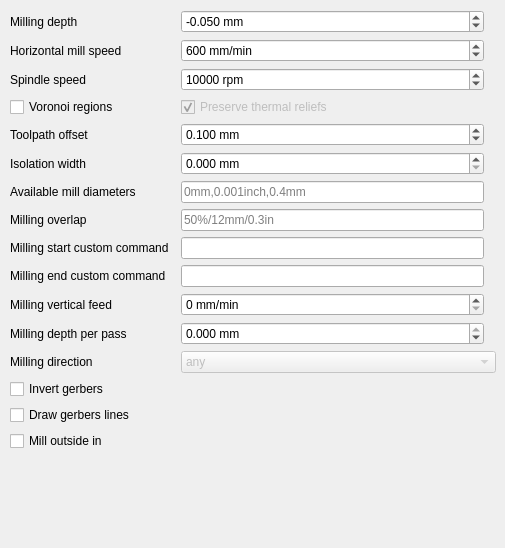
        <widget class="QWidget" name="millTab">
         <attribute name="title">
          <string>Mill</string>
         </attribute>
         <widget class="QWidget" name="formLayoutWidget_3">
          <property name="geometry">
           <rect>
            <x>10</x>
            <y>10</y>
            <width>486</width>
            <height>529</height>
           </rect>
          </property>
          <layout class="QGridLayout" name="millGridLayout">
           <property name="horizontalSpacing">
            <number>12</number>
           </property>
           <property name="verticalSpacing">
            <number>6</number>
           </property>
           <item row="2" column="0">
            <widget class="QLabel" name="millspeedLabel">
             <property name="toolTip">
              <string>&lt;html&gt;&lt;head/&gt;&lt;body&gt;&lt;p&gt;&lt;span style=&quot; font-style:italic;&quot;&gt;--mill-speed&lt;/span&gt;&lt;/p&gt;&lt;p&gt;Spindle speed during engraving&lt;/p&gt;&lt;/body&gt;&lt;/html&gt;</string>
             </property>
             <property name="text">
              <string>Spindle speed</string>
             </property>
             <property name="buddy">
              <cstring>millspeedSpinBox</cstring>
             </property>
            </widget>
           </item>
           <item row="5" column="0">
            <widget class="QLabel" name="isolationwidthLabel">
             <property name="toolTip">
              <string>&lt;html&gt;&lt;head/&gt;&lt;body&gt;&lt;p&gt;&lt;span style=&quot; font-style:italic;&quot;&gt;--isolation-width&lt;/span&gt;&lt;/p&gt;&lt;p&gt;Minimum isolating separation between copper surfaces. This option is ignored when &lt;span style=&quot; font-style:italic;&quot;&gt;voronoi&lt;/span&gt; is in use.&lt;/p&gt;&lt;p&gt;Attention: values above 0.250 May take a &lt;span style=&quot; font-style:italic;&quot;&gt;Very Long Time!&lt;/span&gt;&lt;/p&gt;&lt;/body&gt;&lt;/html&gt;</string>
             </property>
             <property name="text">
              <string>Isolation width</string>
             </property>
             <property name="buddy">
              <cstring>isolationwidthDoubleSpinBox</cstring>
             </property>
            </widget>
           </item>
           <item row="6" column="0">
            <widget class="QLabel" name="milldiametersLabel">
             <property name="toolTip">
              <string>&lt;html&gt;&lt;head/&gt;&lt;body&gt;&lt;p&gt;&lt;span style=&quot; font-style:italic;&quot;&gt;--mill-diameters&lt;/span&gt;&lt;/p&gt;&lt;p&gt;Comma-separated list of available mill bits. Each entry must consist of a numeric value followed by a unit(inch,mm,m). Used in the order that they are provided&lt;/p&gt;&lt;/body&gt;&lt;/html&gt;</string>
             </property>
             <property name="text">
              <string>Available mill diameters</string>
             </property>
             <property name="buddy">
              <cstring>milldiametersLineEdit</cstring>
             </property>
            </widget>
           </item>
           <item row="3" column="1">
            <widget class="QCheckBox" name="preserveThermalRelievesCheckBox">
             <property name="enabled">
              <bool>false</bool>
             </property>
             <property name="toolTip">
              <string>&lt;html&gt;&lt;head/&gt;&lt;body&gt;&lt;p&gt;&lt;span style=&quot; font-style:italic;&quot;&gt;--preserve-thermal-reliefs&lt;/span&gt;&lt;/p&gt;&lt;p&gt;Generate mill paths for thermal reliefs in voronoi mode.&lt;/p&gt;&lt;/body&gt;&lt;/html&gt;</string>
             </property>
             <property name="text">
              <string>Preserve thermal reliefs</string>
             </property>
             <property name="checked">
              <bool>true</bool>
             </property>
            </widget>
           </item>
           <item row="14" column="0">
            <widget class="QCheckBox" name="drawgerberlinesCheckBox">
             <property name="toolTip">
              <string>&lt;html&gt;&lt;head/&gt;&lt;body&gt;&lt;p&gt;--draw-gerber-lines&lt;/p&gt;&lt;p&gt;Draw lines in the gerber file as just lines and not as filled in shapes&lt;/p&gt;&lt;/body&gt;&lt;/html&gt;</string>
             </property>
             <property name="text">
              <string>Draw gerbers lines</string>
             </property>
             <property name="checked">
              <bool>false</bool>
             </property>
            </widget>
           </item>
           <item row="0" column="0">
            <widget class="QLabel" name="zworkLabel">
             <property name="toolTip">
              <string>&lt;html&gt;&lt;head/&gt;&lt;body&gt;&lt;p&gt;&lt;span style=&quot; font-style:italic;&quot;&gt;--zwork&lt;/span&gt;&lt;/p&gt;&lt;p&gt;Z-coordinate at which engraving happens&lt;/p&gt;&lt;/body&gt;&lt;/html&gt;</string>
             </property>
             <property name="text">
              <string>Milling depth</string>
             </property>
             <property name="buddy">
              <cstring>zworkDoubleSpinBox</cstring>
             </property>
            </widget>
           </item>
           <item row="10" column="1">
            <widget class="QSpinBox" name="millvertfeedSpinBox">
             <property name="toolTip">
              <string>&lt;html&gt;&lt;head/&gt;&lt;body&gt;&lt;p&gt;&lt;span style=&quot; font-style:italic;&quot;&gt;--mill-vertfeed&lt;/span&gt;&lt;/p&gt;&lt;p&gt;vertical feed while isolating in [in/min] or [mm/min].&lt;/p&gt;&lt;/body&gt;&lt;/html&gt;</string>
             </property>
             <property name="suffix">
              <string> mm/min</string>
             </property>
             <property name="maximum">
              <number>10000</number>
             </property>
             <property name="singleStep">
              <number>10</number>
             </property>
             <property name="value">
              <number>0</number>
             </property>
            </widget>
           </item>
           <item row="8" column="0">
            <widget class="QLabel" name="premillingcodeLabel">
             <property name="toolTip">
              <string>&lt;html&gt;&lt;head/&gt;&lt;body&gt;&lt;p&gt;&lt;span style=&quot; font-style:italic;&quot;&gt;--pre-milling-gcode&lt;/span&gt;&lt;/p&gt;&lt;p&gt;custom gcode inserted before the start of milling each trace (used to activate pump or fan or laser connected to fan).&lt;/p&gt;&lt;/body&gt;&lt;/html&gt;</string>
             </property>
             <property name="text">
              <string>Milling start custom command</string>
             </property>
             <property name="buddy">
              <cstring>premillingcodeLineEdit</cstring>
             </property>
            </widget>
           </item>
           <item row="16" column="0" colspan="2">
            <spacer name="verticalSpacer_3">
             <property name="orientation">
              <enum>Qt::Vertical</enum>
             </property>
             <property name="sizeHint" stdset="0">
              <size>
               <width>20</width>
               <height>40</height>
              </size>
             </property>
            </spacer>
           </item>
           <item row="8" column="1">
            <widget class="QLineEdit" name="premillingcodeLineEdit">
             <property name="toolTip">
              <string>&lt;html&gt;&lt;head/&gt;&lt;body&gt;&lt;p&gt;&lt;span style=&quot; font-style:italic;&quot;&gt;--pre-milling-gcode&lt;/span&gt;&lt;/p&gt;&lt;p&gt;custom gcode inserted before the start of milling each trace (used to activate pump or fan or laser connected to fan).&lt;/p&gt;&lt;/body&gt;&lt;/html&gt;</string>
             </property>
             <property name="placeholderText">
              <string/>
             </property>
            </widget>
           </item>
           <item row="10" column="0">
            <widget class="QLabel" name="millvertfeedLabel">
             <property name="toolTip">
              <string>&lt;html&gt;&lt;head/&gt;&lt;body&gt;&lt;p&gt;&lt;span style=&quot; font-style:italic;&quot;&gt;--mill-vertfeed&lt;/span&gt;&lt;/p&gt;&lt;p&gt;vertical feed while isolating in [in/min] or [mm/min].&lt;/p&gt;&lt;/body&gt;&lt;/html&gt;</string>
             </property>
             <property name="text">
              <string>Milling vertical feed</string>
             </property>
             <property name="buddy">
              <cstring>millvertfeedSpinBox</cstring>
             </property>
            </widget>
           </item>
           <item row="5" column="1">
            <widget class="QDoubleSpinBox" name="isolationwidthDoubleSpinBox">
             <property name="toolTip">
              <string>&lt;html&gt;&lt;head/&gt;&lt;body&gt;&lt;p&gt;&lt;span style=&quot; font-style:italic;&quot;&gt;--isolation-width&lt;/span&gt;&lt;/p&gt;&lt;p&gt;Minimum isolating separation between copper surfaces. This option is ignored when &lt;span style=&quot; font-style:italic;&quot;&gt;voronoi&lt;/span&gt; is in use.&lt;/p&gt;&lt;p&gt;Attention: values above 0.250 May take a &lt;span style=&quot; font-style:italic;&quot;&gt;Very Long Time!&lt;/span&gt;&lt;/p&gt;&lt;/body&gt;&lt;/html&gt;</string>
             </property>
             <property name="suffix">
              <string> mm</string>
             </property>
             <property name="decimals">
              <number>3</number>
             </property>
             <property name="minimum">
              <double>0.000000000000000</double>
             </property>
             <property name="maximum">
              <double>100.000000000000000</double>
             </property>
             <property name="singleStep">
              <double>0.050000000000000</double>
             </property>
             <property name="value">
              <double>0.000000000000000</double>
             </property>
            </widget>
           </item>
           <item row="2" column="1">
            <widget class="QSpinBox" name="millspeedSpinBox">
             <property name="toolTip">
              <string>&lt;html&gt;&lt;head/&gt;&lt;body&gt;&lt;p&gt;&lt;span style=&quot; font-style:italic;&quot;&gt;--mill-speed&lt;/span&gt;&lt;/p&gt;&lt;p&gt;Spindle speed during engraving&lt;/p&gt;&lt;/body&gt;&lt;/html&gt;</string>
             </property>
             <property name="suffix">
              <string> rpm</string>
             </property>
             <property name="maximum">
              <number>100000</number>
             </property>
             <property name="singleStep">
              <number>500</number>
             </property>
             <property name="value">
              <number>10000</number>
             </property>
            </widget>
           </item>
           <item row="1" column="0">
            <widget class="QLabel" name="millfeedLabel">
             <property name="toolTip">
              <string>&lt;html&gt;&lt;head/&gt;&lt;body&gt;&lt;p&gt;&lt;span style=&quot; font-style:italic;&quot;&gt;--mill-feed&lt;/span&gt;&lt;/p&gt;&lt;p&gt;Feed rate at which engraving takes place (horizontal speed)&lt;/p&gt;&lt;/body&gt;&lt;/html&gt;</string>
             </property>
             <property name="text">
              <string>Horizontal mill speed</string>
             </property>
             <property name="buddy">
              <cstring>millfeedSpinBox</cstring>
             </property>
            </widget>
           </item>
           <item row="0" column="1">
            <widget class="QDoubleSpinBox" name="zworkDoubleSpinBox">
             <property name="toolTip">
              <string>&lt;html&gt;&lt;head/&gt;&lt;body&gt;&lt;p&gt;&lt;span style=&quot; font-style:italic;&quot;&gt;--zwork&lt;/span&gt;&lt;/p&gt;&lt;p&gt;Z-coordinate at which engraving happens&lt;/p&gt;&lt;/body&gt;&lt;/html&gt;</string>
             </property>
             <property name="suffix">
              <string> mm</string>
             </property>
             <property name="decimals">
              <number>3</number>
             </property>
             <property name="minimum">
              <double>-1000.000000000000000</double>
             </property>
             <property name="maximum">
              <double>0.000000000000000</double>
             </property>
             <property name="singleStep">
              <double>0.001000000000000</double>
             </property>
             <property name="value">
              <double>-0.050000000000000</double>
             </property>
            </widget>
           </item>
           <item row="9" column="0">
            <widget class="QLabel" name="postmillingcodeLabel">
             <property name="toolTip">
              <string>&lt;html&gt;&lt;head/&gt;&lt;body&gt;&lt;p&gt;&lt;span style=&quot; font-style:italic;&quot;&gt;--post-milling-gcode&lt;/span&gt;&lt;/p&gt;&lt;p&gt;custom gcode inserted after the end of milling each trace (used to deactivate pump or fan or laser connected to fan).&lt;/p&gt;&lt;/body&gt;&lt;/html&gt;</string>
             </property>
             <property name="text">
              <string>Milling end custom command</string>
             </property>
             <property name="buddy">
              <cstring>postmillingcodeLineEdit</cstring>
             </property>
            </widget>
           </item>
           <item row="1" column="1">
            <widget class="QSpinBox" name="millfeedSpinBox">
             <property name="toolTip">
              <string>&lt;html&gt;&lt;head/&gt;&lt;body&gt;&lt;p&gt;&lt;span style=&quot; font-style:italic;&quot;&gt;--mill-feed&lt;/span&gt;&lt;/p&gt;&lt;p&gt;Feed rate at which engraving takes place (horizontal speed)&lt;/p&gt;&lt;/body&gt;&lt;/html&gt;</string>
             </property>
             <property name="suffix">
              <string> mm/min</string>
             </property>
             <property name="maximum">
              <number>10000</number>
             </property>
             <property name="singleStep">
              <number>10</number>
             </property>
             <property name="value">
              <number>600</number>
             </property>
            </widget>
           </item>
           <item row="6" column="1">
            <widget class="QLineEdit" name="milldiametersLineEdit">
             <property name="toolTip">
              <string>&lt;html&gt;&lt;head/&gt;&lt;body&gt;&lt;p&gt;&lt;span style=&quot; font-style:italic;&quot;&gt;--mill-diameters&lt;/span&gt;&lt;/p&gt;&lt;p&gt;Comma-separated list of available mill bits. Each entry must consist of a numeric value followed by a unit(inch,mm,m). Used in the order that they are provided&lt;/p&gt;&lt;/body&gt;&lt;/html&gt;</string>
             </property>
             <property name="placeholderText">
              <string>0mm,0.001inch,0.4mm</string>
             </property>
            </widget>
           </item>
           <item row="11" column="1">
            <widget class="QDoubleSpinBox" name="millinfeedDoubleSpinBox">
             <property name="toolTip">
              <string>&lt;html&gt;&lt;head/&gt;&lt;body&gt;&lt;p&gt;&lt;span style=&quot; font-style:italic;&quot;&gt;--mill-infeed&lt;/span&gt;&lt;/p&gt;&lt;p&gt;Maximum milling depth per pass. PCB may be cut in multiple passes&lt;/p&gt;&lt;/body&gt;&lt;/html&gt;</string>
             </property>
             <property name="suffix">
              <string> mm</string>
             </property>
             <property name="decimals">
              <number>3</number>
             </property>
             <property name="minimum">
              <double>-1000.000000000000000</double>
             </property>
             <property name="maximum">
              <double>0.000000000000000</double>
             </property>
             <property name="singleStep">
              <double>0.001000000000000</double>
             </property>
             <property name="value">
              <double>0.000000000000000</double>
             </property>
            </widget>
           </item>
           <item row="4" column="0">
            <widget class="QLabel" name="offsetLabel">
             <property name="toolTip">
              <string>&lt;html&gt;&lt;head/&gt;&lt;body&gt;&lt;p&gt;&lt;span style=&quot; font-style:italic;&quot;&gt;--offset * 2&lt;/span&gt;&lt;/p&gt;&lt;p&gt;distance by which the tool movement will be outset from the contours in the gerber file to be engraved. If you want to obtain a PCB as similar as possible to the original file, you should set this value to half of the tool diameter. If this distance can't be satisfied because copper areas are too close, a warning will be printed and the line will be drawn between the areas. This behavior can be used to get voronoi-style (flood-filling) areas; sim‐ply set the offset to a large value (like 1 inch). When the vectorial mode is in use, --voronoi is preferred.&lt;/p&gt;&lt;/body&gt;&lt;/html&gt;</string>
             </property>
             <property name="text">
              <string>Toolpath offset</string>
             </property>
             <property name="buddy">
              <cstring>offsetDoubleSpinBox</cstring>
             </property>
            </widget>
           </item>
           <item row="9" column="1">
            <widget class="QLineEdit" name="postmillingcodeLineEdit">
             <property name="toolTip">
              <string>&lt;html&gt;&lt;head/&gt;&lt;body&gt;&lt;p&gt;&lt;span style=&quot; font-style:italic;&quot;&gt;--post-milling-gcode&lt;/span&gt;&lt;/p&gt;&lt;p&gt;custom gcode inserted after the end of milling each trace (used to deactivate pump or fan or laser connected to fan).&lt;/p&gt;&lt;/body&gt;&lt;/html&gt;</string>
             </property>
             <property name="placeholderText">
              <string/>
             </property>
            </widget>
           </item>
           <item row="11" column="0">
            <widget class="QLabel" name="millinfeedLabel">
             <property name="toolTip">
              <string>&lt;html&gt;&lt;head/&gt;&lt;body&gt;&lt;p&gt;&lt;span style=&quot; font-style:italic;&quot;&gt;--mill-infeed&lt;/span&gt;&lt;/p&gt;&lt;p&gt;Maximum milling depth per pass. PCB may be cut in multiple passes&lt;/p&gt;&lt;/body&gt;&lt;/html&gt;</string>
             </property>
             <property name="text">
              <string>Milling depth per pass</string>
             </property>
             <property name="buddy">
              <cstring>millinfeedDoubleSpinBox</cstring>
             </property>
            </widget>
           </item>
           <item row="13" column="0">
            <widget class="QCheckBox" name="invertgerbersCheckBox">
             <property name="toolTip">
              <string>&lt;html&gt;&lt;head/&gt;&lt;body&gt;&lt;p&gt;--invert-gerbers&lt;/p&gt;&lt;p&gt;Invert polarity of front and back gerbers, causing the milling to occur inside the shapes&lt;/p&gt;&lt;/body&gt;&lt;/html&gt;</string>
             </property>
             <property name="text">
              <string>Invert gerbers</string>
             </property>
             <property name="checked">
              <bool>false</bool>
             </property>
            </widget>
           </item>
           <item row="12" column="0">
            <widget class="QLabel" name="millingdirectionLabel">
             <property name="toolTip">
              <string>&lt;html&gt;&lt;head/&gt;&lt;body&gt;&lt;p&gt;&lt;span style=&quot; font-style:italic;&quot;&gt;--mill-feed-direction&lt;/span&gt;&lt;/p&gt;&lt;p&gt;In which direction should all milling occur. Can't use it together with tsp-2opt optimization&lt;/p&gt;&lt;/body&gt;&lt;/html&gt;</string>
             </property>
             <property name="text">
              <string>Milling direction</string>
             </property>
             <property name="buddy">
              <cstring>millingdirectionComboBox</cstring>
             </property>
            </widget>
           </item>
           <item row="7" column="0">
            <widget class="QLabel" name="milloverlapLabel">
             <property name="toolTip">
              <string>&lt;html&gt;&lt;head/&gt;&lt;body&gt;&lt;p&gt;&lt;span style=&quot; font-style:italic;&quot;&gt;--milling-overlap&lt;/span&gt;&lt;/p&gt;&lt;p&gt;How much to overlap milling passes, from 0% to 100% or an absolute length&lt;/p&gt;&lt;/body&gt;&lt;/html&gt;</string>
             </property>
             <property name="text">
              <string>Milling overlap</string>
             </property>
             <property name="buddy">
              <cstring>milloverlapLineEdit</cstring>
             </property>
            </widget>
           </item>
           <item row="3" column="0">
            <widget class="QCheckBox" name="voronoiCheckBox">
             <property name="enabled">
              <bool>true</bool>
             </property>
             <property name="toolTip">
              <string>&lt;html&gt;&lt;head/&gt;&lt;body&gt;&lt;p&gt;&lt;span style=&quot; font-style:italic;&quot;&gt;--voronoi&lt;/span&gt;&lt;/p&gt;&lt;p&gt;enable the voronoi mode (requires --vectorial). This option is more efficient than a large --offset value, and provides the same result.&lt;/p&gt;&lt;/body&gt;&lt;/html&gt;</string>
             </property>
             <property name="text">
              <string>Voronoi regions</string>
             </property>
            </widget>
           </item>
           <item row="4" column="1">
            <widget class="QDoubleSpinBox" name="offsetDoubleSpinBox">
             <property name="toolTip">
              <string>&lt;html&gt;&lt;head/&gt;&lt;body&gt;&lt;p&gt;&lt;span style=&quot; font-style:italic;&quot;&gt;--offset * 2&lt;/span&gt;&lt;/p&gt;&lt;p&gt;distance by which the tool movement will be outset from the contours in the gerber file to be engraved. If you want to obtain a PCB as similar as possible to the original file, you should set this value to half of the tool diameter. If this distance can't be satisfied because copper areas are too close, a warning will be printed and the line will be drawn between the areas. This behavior can be used to get voronoi-style (flood-filling) areas; sim‐ply set the offset to a large value (like 1 inch). When the vectorial mode is in use, --voronoi is preferred.&lt;/p&gt;&lt;/body&gt;&lt;/html&gt;</string>
             </property>
             <property name="suffix">
              <string> mm</string>
             </property>
             <property name="decimals">
              <number>3</number>
             </property>
             <property name="minimum">
              <double>0.000000000000000</double>
             </property>
             <property name="maximum">
              <double>100.000000000000000</double>
             </property>
             <property name="singleStep">
              <double>0.050000000000000</double>
             </property>
             <property name="value">
              <double>0.100000000000000</double>
             </property>
            </widget>
           </item>
           <item row="7" column="1">
            <widget class="QLineEdit" name="milloverlapLineEdit">
             <property name="toolTip">
              <string>&lt;html&gt;&lt;head/&gt;&lt;body&gt;&lt;p&gt;&lt;span style=&quot; font-style:italic;&quot;&gt;--milling-overlap&lt;/span&gt;&lt;/p&gt;&lt;p&gt;How much to overlap milling passes, from 0% to 100% or an absolute length&lt;/p&gt;&lt;/body&gt;&lt;/html&gt;</string>
             </property>
             <property name="placeholderText">
              <string>50%/12mm/0.3in</string>
             </property>
            </widget>
           </item>
           <item row="12" column="1" colspan="2">
            <widget class="QComboBox" name="millingdirectionComboBox">
             <property name="enabled">
              <bool>false</bool>
             </property>
             <property name="toolTip">
              <string>&lt;html&gt;&lt;head/&gt;&lt;body&gt;&lt;p&gt;&lt;span style=&quot; font-style:italic;&quot;&gt;--mill-feed-direction&lt;/span&gt;&lt;/p&gt;&lt;p&gt;In which direction should all milling occur. Can't use it together with tsp-2opt optimization&lt;/p&gt;&lt;/body&gt;&lt;/html&gt;</string>
             </property>
             <item>
              <property name="text">
               <string>any</string>
              </property>
             </item>
             <item>
              <property name="text">
               <string>clockwise</string>
              </property>
             </item>
             <item>
              <property name="text">
               <string>anticlockwise</string>
              </property>
             </item>
            </widget>
           </item>
           <item row="15" column="0">
            <widget class="QCheckBox" name="outsideInCheckBox">
             <property name="toolTip">
              <string>&lt;html&gt;&lt;head/&gt;&lt;body&gt;&lt;p&gt;--mill-outside-in. Use with --invert-gerbers for milling pads with holes, So the float-bit does not crash.&lt;/p&gt;&lt;/body&gt;&lt;/html&gt;</string>
             </property>
             <property name="text">
              <string>Mill outside in</string>
             </property>
            </widget>
           </item>
          </layout>
         </widget>
        </widget>
